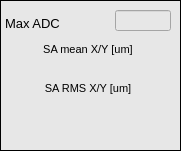
   <widget class="caFrame" name="caframe_3">
    <property name="geometry">
     <rect>
      <x>5</x>
      <y>330</y>
      <width>181</width>
      <height>151</height>
     </rect>
    </property>
    <property name="styleSheet">
     <string notr="true">background-color: rgb(231, 231, 231);</string>
    </property>
    <property name="frameShape">
     <enum>QFrame::Box</enum>
    </property>
    <property name="frameShadow">
     <enum>QFrame::Plain</enum>
    </property>
    <property name="lineWidth">
     <number>1</number>
    </property>
    <property name="midLineWidth">
     <number>1</number>
    </property>
    <property name="background">
     <color>
      <red>0</red>
      <green>0</green>
      <blue>0</blue>
     </color>
    </property>
    <property name="backgroundMode">
     <enum>caFrame::Filled</enum>
    </property>
    <widget class="QLabel" name="label_21">
     <property name="geometry">
      <rect>
       <x>5</x>
       <y>39</y>
       <width>166</width>
       <height>21</height>
      </rect>
     </property>
     <property name="font">
      <font>
       <pointsize>8</pointsize>
      </font>
     </property>
     <property name="text">
      <string>SA mean X/Y [um]</string>
     </property>
     <property name="alignment">
      <set>Qt::AlignCenter</set>
     </property>
    </widget>
    <widget class="QLabel" name="label_23">
     <property name="geometry">
      <rect>
       <x>5</x>
       <y>80</y>
       <width>166</width>
       <height>16</height>
      </rect>
     </property>
     <property name="font">
      <font>
       <pointsize>8</pointsize>
      </font>
     </property>
     <property name="text">
      <string>SA RMS X/Y [um]</string>
     </property>
     <property name="alignment">
      <set>Qt::AlignCenter</set>
     </property>
    </widget>
    <widget class="QLabel" name="label_25">
     <property name="geometry">
      <rect>
       <x>5</x>
       <y>15</y>
       <width>106</width>
       <height>16</height>
      </rect>
     </property>
     <property name="font">
      <font>
       <pointsize>10</pointsize>
      </font>
     </property>
     <property name="text">
      <string>Max ADC</string>
     </property>
    </widget>
    <widget class="caLineEdit" name="maxadc">
     <property name="geometry">
      <rect>
       <x>115</x>
       <y>10</y>
       <width>56</width>
       <height>21</height>
      </rect>
     </property>
     <property name="font">
      <font>
       <family>Arial</family>
       <pointsize>11</pointsize>
      </font>
     </property>
     <property name="text">
      <string/>
     </property>
     <property name="alignment">
      <set>Qt::AlignRight|Qt::AlignTrailing|Qt::AlignVCenter</set>
     </property>
     <property name="channel" stdset="0">
      <string notr="true">$(BPM):maxadc</string>
     </property>
     <property name="colorMode">
      <enum>caLineEdit::Alarm_Default</enum>
     </property>
     <property name="framePresent" stdset="0">
      <bool>true</bool>
     </property>
     <property name="frameLineWidth" stdset="0">
      <number>1</number>
     </property>
     <property name="alarmHandling">
      <enum>caLineEdit::onBackground</enum>
     </property>
     <property name="limitsMode">
      <enum>caLineEdit::User</enum>
     </property>
     <property name="maxValue">
      <double>30000.000000000000000</double>
     </property>
     <property name="fontScaleMode">
      <enum>caLineEdit::WidthAndHeight</enum>
     </property>
    </widget>
    <widget class="caCalc" name="cacalc">
     <property name="geometry">
      <rect>
       <x>10</x>
       <y>60</y>
       <width>71</width>
       <height>16</height>
      </rect>
     </property>
     <property name="alignment">
      <set>Qt::AlignRight|Qt::AlignTrailing|Qt::AlignVCenter</set>
     </property>
     <property name="fontScaleMode">
      <enum>ESimpleLabel::WidthAndHeight</enum>
     </property>
     <property name="variable">
      <string notr="true">sa_x_mean</string>
     </property>
     <property name="calc">
      <string notr="true">A/1000</string>
     </property>
     <property name="channel" stdset="0">
      <string notr="true">$(BPM):stat:sa:x_mean</string>
     </property>
    </widget>
    <widget class="caCalc" name="cacalc_2">
     <property name="geometry">
      <rect>
       <x>100</x>
       <y>60</y>
       <width>71</width>
       <height>16</height>
      </rect>
     </property>
     <property name="alignment">
      <set>Qt::AlignRight|Qt::AlignTrailing|Qt::AlignVCenter</set>
     </property>
     <property name="fontScaleMode">
      <enum>ESimpleLabel::WidthAndHeight</enum>
     </property>
     <property name="variable">
      <string notr="true">sa_y_mean</string>
     </property>
     <property name="calc">
      <string notr="true">A/1000</string>
     </property>
     <property name="channel" stdset="0">
      <string notr="true">$(BPM):stat:sa:y_mean</string>
     </property>
    </widget>
    <widget class="caCalc" name="cacalc_3">
     <property name="geometry">
      <rect>
       <x>10</x>
       <y>100</y>
       <width>71</width>
       <height>16</height>
      </rect>
     </property>
     <property name="alignment">
      <set>Qt::AlignRight|Qt::AlignTrailing|Qt::AlignVCenter</set>
     </property>
     <property name="fontScaleMode">
      <enum>ESimpleLabel::WidthAndHeight</enum>
     </property>
     <property name="variable">
      <string notr="true">sa_x_rms</string>
     </property>
     <property name="calc">
      <string notr="true">A/1000</string>
     </property>
     <property name="channel" stdset="0">
      <string notr="true">$(BPM):stat:sa:x_std</string>
     </property>
    </widget>
    <widget class="caCalc" name="cacalc_4">
     <property name="geometry">
      <rect>
       <x>100</x>
       <y>100</y>
       <width>71</width>
       <height>16</height>
      </rect>
     </property>
     <property name="alignment">
      <set>Qt::AlignRight|Qt::AlignTrailing|Qt::AlignVCenter</set>
     </property>
     <property name="fontScaleMode">
      <enum>ESimpleLabel::WidthAndHeight</enum>
     </property>
     <property name="variable">
      <string notr="true">sa_y_rms</string>
     </property>
     <property name="calc">
      <string notr="true">A/1000</string>
     </property>
     <property name="channel" stdset="0">
      <string notr="true">$(BPM):stat:sa:y_std</string>
     </property>
    </widget>
    <widget class="caRelatedDisplay" name="statistics">
     <property name="geometry">
      <rect>
       <x>50</x>
       <y>120</y>
       <width>71</width>
       <height>21</height>
      </rect>
     </property>
     <property name="font">
      <font>
       <family>Sans Serif</family>
       <pointsize>10</pointsize>
      </font>
     </property>
     <property name="background">
      <color>
       <red>252</red>
       <green>220</green>
       <blue>123</blue>
      </color>
     </property>
     <property name="labels">
      <string notr="true">More</string>
     </property>
     <property name="files">
      <string notr="true">statistics</string>
     </property>
     <property name="args">
      <string notr="true">BPM=$(BPM)</string>
     </property>
     <property name="fontScaleMode">
      <enum>EPushButton::WidthAndHeight</enum>
     </property>
    </widget>
   </widget>
